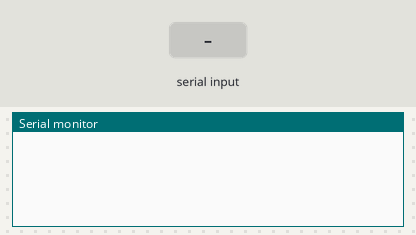
The sketch below on a simulated Arduino Uno, built with avr-gcc and run on an emulated ATmega328P. On the bench: the last lines printed to the serial monitor. The inputs (shaded band) are chosen by the test bench.

Above: at 1.2 s.
1.3 s: "/" received over Serial
At 4.1 s:
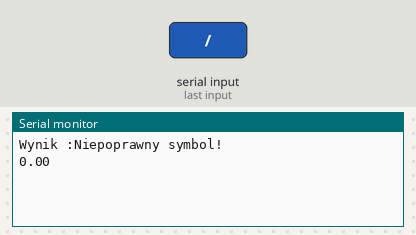
4.3 s: "90/45\n" received over Serial
At 5.4 s:
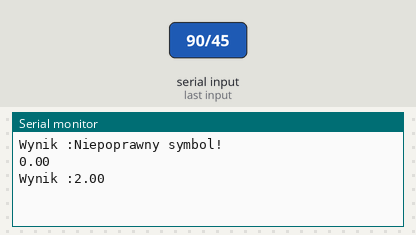
5.8 s: "30/150\n" received over Serial
At 7.3 s:
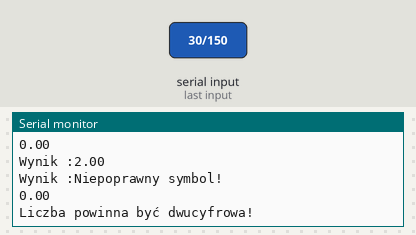

The sketch:

zad2.ino
```cpp
double number1;
double number2;
double result;
char operation;

void setup()
{
	Serial.begin(9600);
}

void loop()
{
  while(Serial.available() >0)
  {
    number1 = Serial.parseInt();
    operation = Serial.read();
    number2 = Serial.parseInt();

    if(number1>99 || number2>99)
    {
      Serial.println("Liczba powinna być dwucyfrowa!");
      return;
    }

    if(operation == '/' && number2==0)
    {
      Serial.println("Nie mozna dzielic przez 0!");
      return;
    }
    Serial.print("Wynik :");
	Serial.print(calculateExpression());
    Serial.println();
  }
}

double calculateExpression() {

  switch (operation) {

    case '+' :
		return number1 + number2;
    case '-' :
		return number1 - number2;
    case '*' :
		return number1 * number2;
    case '/' :
		return number1 / number2;
    default :
    Serial.println("Niepoprawny symbol!");
    return 0.0;
  }
}
```

Measured:
- after the input at 1.3 s, the serial monitor: prints a new line after 2.0 s (image 1)
- after the input at 4.3 s, the serial monitor: prints a new line at once (image 2)
- after the input at 5.8 s, the serial monitor: prints a new line after 1.0 s (image 3)
